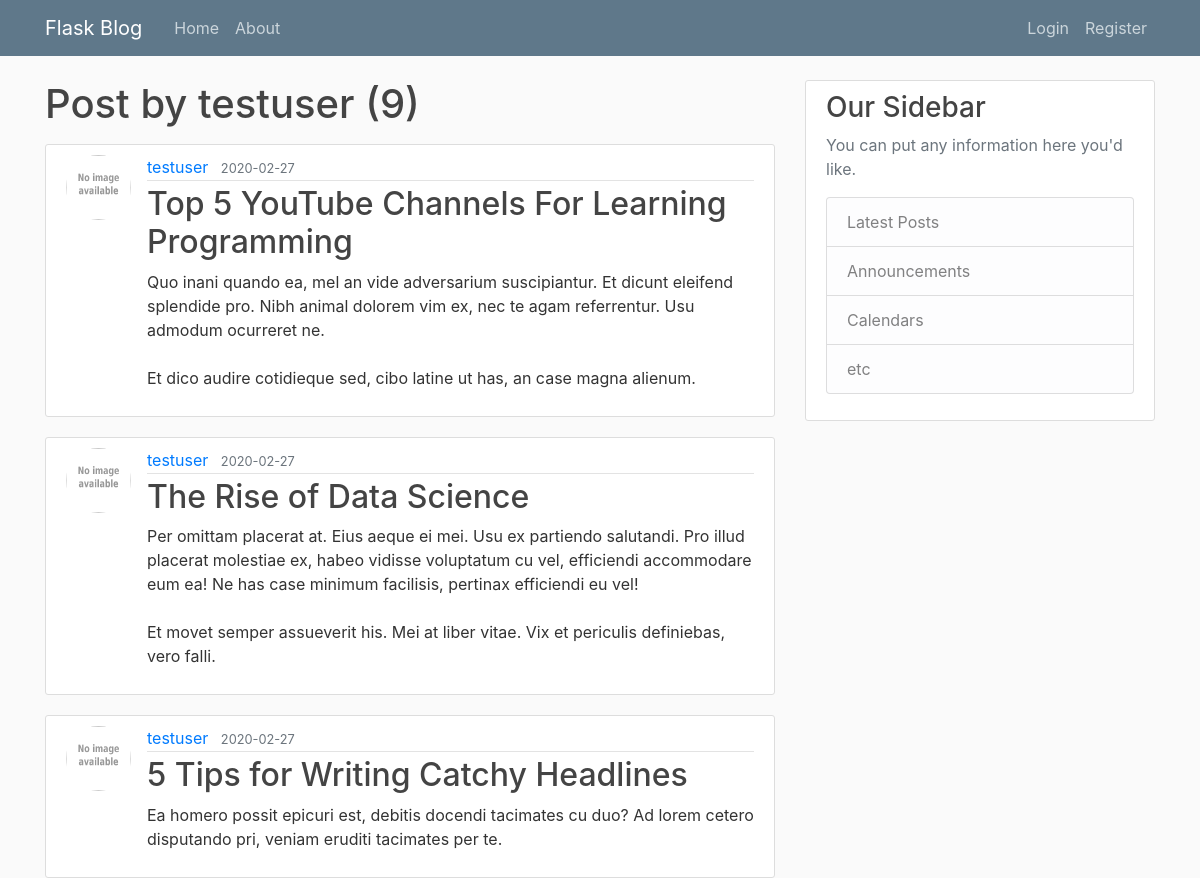
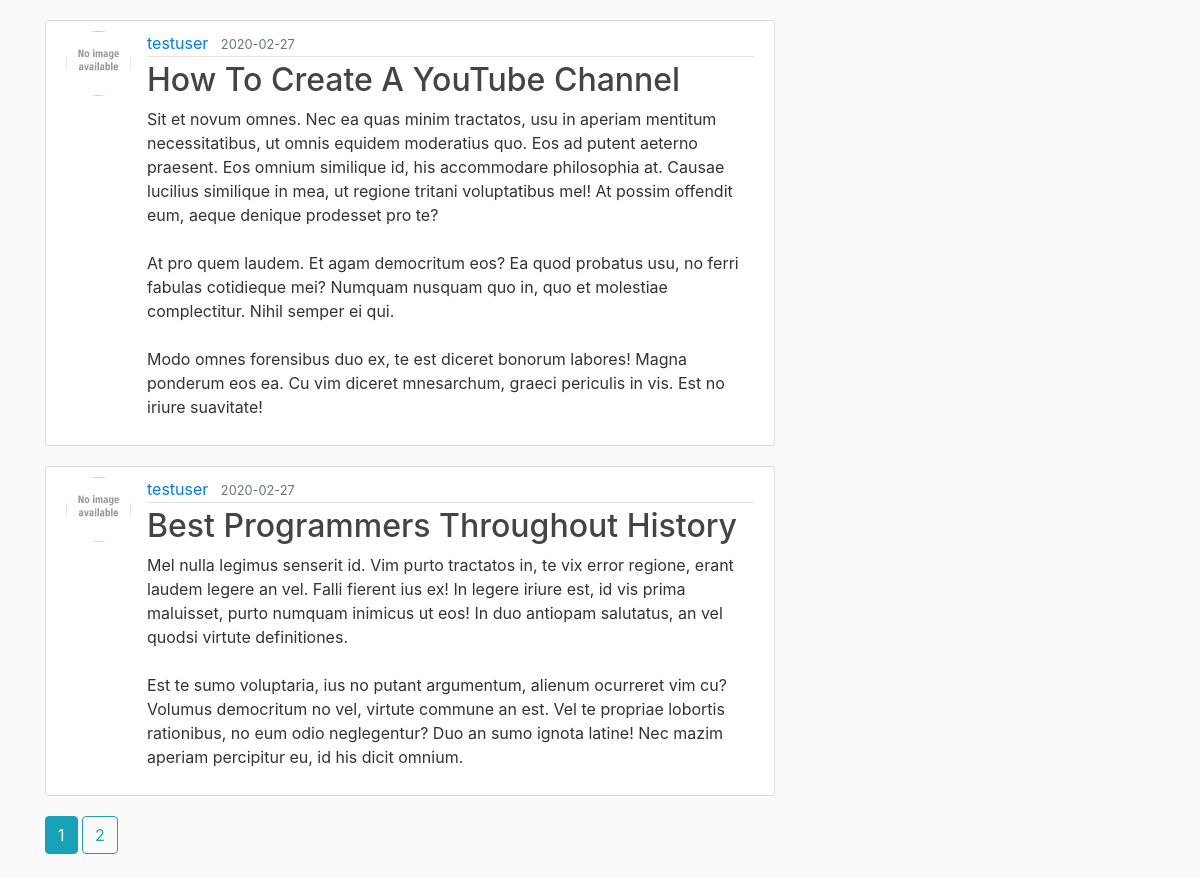
The app's page /user/testuser with its own data (2 pictures, top to bottom).
### flaskblog/models.py (models this page shows, shortened)
class User(db.Model, UserMixin):
    id = db.Column(db.Integer, primary_key=True)
    username = db.Column(db.String(20), unique=True, nullable=False)
    email = db.Column(db.String(120), unique=True, nullable=False)
    image_file = db.Column(db.String(20), nullable=False, default='default.jpg')
    password = db.Column(db.String(60), nullable=False)
    posts = db.relationship('Post', backref='author', lazy=True)

class Post(db.Model):
    id = db.Column(db.Integer, primary_key=True)
    title = db.Column(db.String(100), nullable=False)
    date_posted = db.Column(db.DateTime, nullable=False, default=datetime.utcnow)
    content = db.Column(db.Text, nullable=False)
    user_id = db.Column(db.Integer, db.ForeignKey('user.id'), nullable=False)

### flaskblog/users/routes.py (the view)
@users.route('/user/<string:username>')
def user_posts(username):
    page = request.args.get('page', 1, type=int)
    user = User.query.filter_by(username=username).first_or_404()
    posts = Post.query.filter_by(author=user).order_by(Post.date_posted.desc()).paginate(page=page, per_page=5)
    return render_template('user_posts.html', posts=posts, user=user)

### flaskblog/templates/user_posts.html
{% extends 'layout.html' %}
{% block content %}
    <h1 class="mb-3">Post by {{ user.username }} ({{ posts.total }})</h1>
    {% for post in posts.items %}
        <article class="media content-section">
            <img src="{{ url_for('static', filename='profile_pics/' + post.author.image_file) }}" alt="" class="rounded-circle article-img">
            <div class="media-body">
            <div class="article-metadata">
                <a class="mr-2" href="{{ url_for('users.user_posts', username=post.author.username) }}">{{ post.author.username }}</a>
                <small class="text-muted">{{ post.date_posted.strftime('%Y-%m-%d') }}</small>
            </div>
            <h2><a class="article-title" href="{{ url_for('posts.post', post_id=post.id) }}">{{ post.title }}</a></h2>
            <p class="article-content">{{ post.content }}</p>
            </div>
        </article>
    {% endfor %}
    {% for page_num in posts.iter_pages(left_edge=1, right_edge=1, left_current=1, right_current=2) %}
        {% if page_num %}
            {% if posts.page == page_num %}
                <a class="btn btn-info mb-4" href="{{ url_for('users.user_posts', username=user.username, page=page_num) }}">{{ page_num }}</a>
            {% else %}
                <a class="btn btn-outline-info mb-4" href="{{ url_for('users.user_posts', username=user.username, page=page_num) }}">{{ page_num }}</a>
            {% endif %}
        {% else %}
            ...
        {% endif %}
    {% endfor %}
{% endblock content %}

### flaskblog/static/main.css (style rules this page uses)
body { background: #fafafa; color: #333333; margin-top: 5rem; }
h1, h2, h3, h4, h5, h6 { color: #444444; }
.content-section { background: #ffffff; padding: 10px 20px; border: 1px solid #dddddd; border-radius: 3px; margin-bottom: 20px; }
.article-title { color: #444444; }
.article-content { white-space: pre-line; }
.article-img { height: 65px; width: 65px; margin-right: 16px; }
.article-metadata { padding-bottom: 1px; margin-bottom: 4px; border-bottom: 1px solid #e3e3e3 }

### records on screen
User: username "testuser"
Post: image_file (placeholder picture), author.username "testuser", date_posted "2020-02-27", title "Top 5 YouTube Channels For Learning Programming", content "Quo inani quando ea, mel an vide adversarium suscipiantur. Et dicunt eleifend splendide pro. Nibh animal dolorem vim ex, nec te agam referrentur. Usu admodum ocurreret ne. Et dico audire cotidieque sed, cibo latine ut has, an case magna alienum."
Post: image_file (placeholder picture), author.username "testuser", date_posted "2020-02-27", title "The Rise of Data Science", content "Per omittam placerat at. Eius aeque ei mei. Usu ex partiendo salutandi. Pro illud placerat molestiae ex, habeo vidisse voluptatum cu vel, efficiendi accommodare eum ea! Ne has case minimum facilisis, pertinax efficiendi eu vel! Et movet semper assueverit his. Mei at liber vitae. Vix et periculis definiebas, vero falli."
Post: image_file (placeholder picture), author.username "testuser", date_posted "2020-02-27", title "5 Tips for Writing Catchy Headlines", content "Ea homero possit epicuri est, debitis docendi tacimates cu duo? Ad lorem cetero disputando pri, veniam eruditi tacimates per te."
Post: image_file (placeholder picture), author.username "testuser", date_posted "2020-02-27", title "How To Create A YouTube Channel", content "Sit et novum omnes. Nec ea quas minim tractatos, usu in aperiam mentitum necessitatibus, ut omnis equidem moderatius quo. Eos ad putent aeterno praesent. Eos omnium similique id, his accommodare philosophia at. Causae lucilius similique in mea, ut regione tritani voluptatibus mel! At possim offendit eum, aeque denique prodesset pro te? At pro quem laudem. Et agam democritum eos? Ea quod probatus usu, no ferri fabulas cotidieque mei? Numquam nusquam quo in, quo et molestiae complectitur. Nihil semper ei qui. Modo omnes forensibus duo ex, te est diceret bonorum labores! Magna ponderum eos ea. Cu vim diceret mnesarchum, graeci periculis in vis. Est no iriure suavitate!"
Post: image_file (placeholder picture), author.username "testuser", date_posted "2020-02-27", title "Best Programmers Throughout History", content "Mel nulla legimus senserit id. Vim purto tractatos in, te vix error regione, erant laudem legere an vel. Falli fierent ius ex! In legere iriure est, id vis prima maluisset, purto numquam inimicus ut eos! In duo antiopam salutatus, an vel quodsi virtute definitiones. Est te sumo voluptaria, ius no putant argumentum, alienum ocurreret vim cu? Volumus democritum no vel, virtute commune an est. Vel te propriae lobortis rationibus, no eum odio neglegentur? Duo an sumo ignota latine! Nec mazim aperiam percipitur eu, id his dicit omnium."

### other values on screen
{{ posts.total }} "9"
{{ page_num }} "1"
{{ page_num }} "2"
